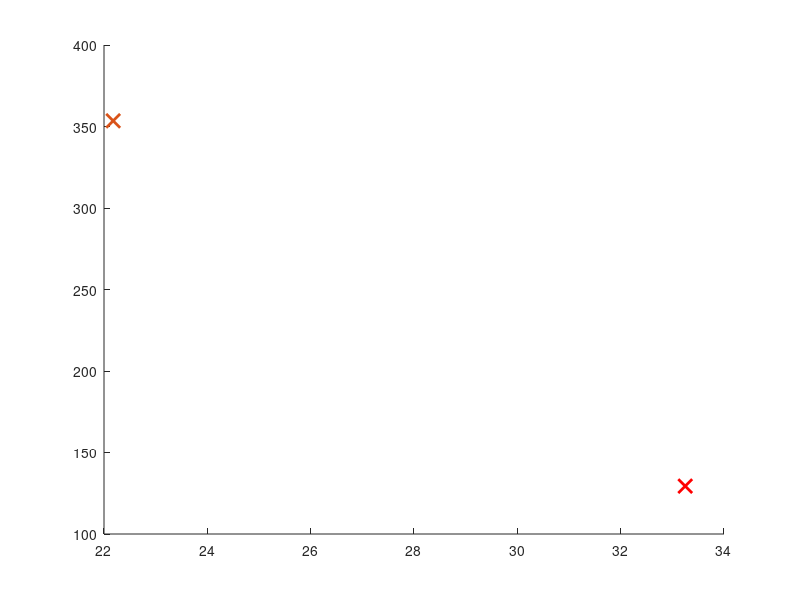

The MATLAB script that drew this image: (Note: this script raises an error after producing the figure.)
clc
clear
close all

% Weight & Balance Estimation for Transport Aircraft

% Variable Definitions:
mac=7.4;
A = 8.77; %- Wing aspect ratio (unitless)
Ah = 5.8; %- Horizontal tailplane aspect ratio (unitless)
Av = 2*1.6; %- Vertical tailplane aspect ratio (unitless)
Afc = 3887.9244; %- Cargo hold floor area (ft^2), set to 0 initially, replace with actual value
Bw = 213.2; %- Wing span (ft), set to 0 initially, replace with actual value
Bh = 51; % - Horizontal tailplane span (ft)
D = 20.8; %- Maximum fuselage diameter (ft), set to 0 initially, replace with actual value
Fw = 14.7638; %- Fuselage width at horizontal tail intersection (ft), set to 0, replace as needed
HtHv = 0; % - Location of horizontal tailplane on vertical tail (0 for fuselage-mounted, 1 for T-tail)
Kbuf = 5.68; %- Factor for range; 1.02 for short ranges, 5.68 for very long ranges
Kdoor = 1; %- Door factor, 1.0 if no cargo door, 1.06 for one side cargo door, 1.12 for aft clamshell
Klav = 1.11; %- Lavatory factor, 1.11 for long range, 0.31 for short range, 3.9 for business jets
KLg = 1.12; % - Landing gear factor, 1.12 if fuselage mounted, 1.0 otherwise
Kmp = 1; %- Kneeling main gear factor, 1.126 for kneeling gear, 1.0 otherwise
Kng = 1.017; %- Nacelle factor, 1.017 for pylon mounted nacelle, 1.0 otherwise
Knp = 1; %- Nose gear factor, 1.15 for kneeling nose gear, 1.0 otherwise
Kr = 1; %      - Engine factor, 1.133 for reciprocating engines, 1.0 otherwise
Ktp = 1; %- Turboprop factor, 0.793 for turboprop, 1.0 otherwise
Kuht = 1; %- Factor for all-moving tail, 1.143 for all-moving, 1.0 otherwise
L = 246.063; %- Fuselage structural length (ft), to be assigned
La = 404; %       - Electrical routing distance; generators to avionics to cockpit (ft)
Lec = 266; %        - Engine controls routing distance; engine to cockpit - total if multi-engine (ft)
Lf = 264.4357; %- Total fuselage length (ft)
Lht = 106.6; %    - Length from wing aerodynamic center to horizontal tail aerodynamic center (ft)
Lm = 160; %         - Main landing gear length (inches)
Ln = 120; %         - Nose landing gear length (inches)
Lvt = 103.6; %    - Length from wing aerodynamic center to vertical tail aerodynamic center (ft)
Ky = 0.238 * Lht; % - Aircraft pitching radius of gyration, approx. 0.3*Lht (ft)
Kz = Lvt; % - Aircraft yaw radius of gyration, approx. Lvt (ft)
Nc = 12; %       - Number of crew, typically set as required by the design
Nen = 4; %     - Number of engines
Nf = 5; %     - Number of control functions, typically 4-7
Ngear = 2.85; % - Gear load ratio, typically 2.7-3 for commercial aircraft
Ngen = 5; %    - Number of generators, typically equal to Nen
Nl = 1.5 * Ngear; %    - Ultimate landing gear load factor, typically 1.5*Ngear
NLt = 17.4; %- Nacelle length (ft)
Nm = 1; % - Number of mechanical functions performed by controls, usually 0-2
Nmss = 4; %       - Number of main gear shock struts
Nmw = 16; %     - Number of main wheels
Nnw = 2; %     - Number of nose wheels
Np = 516; % - Total number of persons onboard (crew + passengers)
Nseat = 516; %- Number of seats of given type
Nt = 5; % - Total number of fuel tanks
Nw = 6.9; % - Nacelle width (ft)
Nz = 1.5*2.5; %- Ultimate load factor, typically 1.5 * limit load factor
Rkva = 50; % - Electrical system rating, usually 40-60 kVA for transports
Scs = 540; %    - Total control surface area (ft^2)
Scsw = 530; %   - Area of wing-mounted control surfaces (ft^2)
Se = 100; %    - Elevator area (ft^2)
Sf = 37027; %- Fuselage wetted area (ft^2)
Sht = 1039.8; %     - Horizontal tailplane area (ft^2)
Sn = 650; %     - Nacelle wetted area (ft^2)
Sw = 5188.2; %- Reference wing area (ft^2)
Svt = 433.6; %      - Vertical tailplane area (ft^2)
tc_root = 0.14; %- Wing root thickness-to-chord ratio
tc_rootv = 0.12; %- Vertical tailplane root thickness-to-chord ratio
Vi = 59438.7; %- Integral fuel tank volume (gal)
Vp = 0; % - Self-sealing tank volume (gal)
Vpr = 150000; %     - Volume of pressurized sections (ft^3)
Vs = 231.6; %- Landing stall speed (ft/s)
Vt = Vi +Vp; %- Total volume of fuel tanks (gal)
WAPU = 500; %- Uninstalled APU weight (lb)
Wc = 0; % - Maximum cargo weight (lb)
Wdg = 779200; % - Design gross weight (lb)
Wen = 13552; %- Engine weight (lb)
Wenc = 19841.6; %- Weight of engine and contents (lb)
Wl = Wdg * 0.85; %- Landing design gross weight (lb)
Wseat = 13; %- Weight of single seat (lb)
Wuav = 1100; % - Uninstalled avionics weight, typically 800-1400 lb
lambda = 0.25; %- Wing taper ratio
Lambda = 0.464; %- Wing quarter chord sweep angle (radians)
Lambda_ht = 0.26; %- Horizontal tailplane quarter chord sweep (radians)
Lambda_vt = 0.26; %- Vertical tailplane quarter chord sweep (radians)
g = 32.18504;
Iy = Wdg * Ky ^ 2 / g; %- Pitching moment of inertia (lb*ft^2), approximated as Wo*Ky^2/g
Kws = 0.75 * ((1 + 2 * lambda) / (1 + lambda)) * Bw * tan(Lambda) / L; % - Wing sweep factor, calculated as 0.75 * [(1 + 2*lambda)/(1 + lambda)] * Bw * tan(Lambda) / L

% % Default values for unspecified variables (set to zero, modify as needed):
% A = 0; % Wing aspect ratio
% Ah = 0; % Horizontal tailplane aspect ratio
% Av = 0; % Vertical tailplane aspect ratio
% Bw = 0; % Wing span in ft
% D = 0; % Fuselage diameter in ft
% % ... Continue initializing all variables used in equations as above

% Begin Calculations
% 1. Aircraft Wing Weight
% Wdg = 0; % Design gross weight, replace with actual value
% Nz = 0; % Ultimate load factor, typically 1.5 * limit load factor
% Sw = 0; % Reference wing area, replace with actual value
% A = 0; % Aspect ratio of the wing
% lambda = 0; % Wing taper ratio
% Scsw = 0; % Area of wing-mounted control surfaces
% Lambda = 0; % Wing quarter chord sweep (radians)
% tc_root = 0; % Wing root thickness-to-chord ratio


% Equation for Wing Weight (Ww)
CGw = 35; % Wing CG location (m)
Zw = -1.83;
Ww = 1.05 * (0.78 * 0.0051 * (Wdg * Nz) ^ 0.557 * Sw ^ 0.649 * A ^ 0.5 * (1 + lambda) ^ 0.1 * ...
    Scsw ^ 0.1 )/ (cos(Lambda) * (tc_root) ^ 0.4); % Wing Weight
% Comment: Replace variables with actual values as needed.

% engine weight
CGeng = CGw - 0.7;
Zeng = -4.5;
W_engines = Nen * Wen;

% 2. Horizontal Tailplane Weight (Wht)
% Kuht = 1; % Factor for all-moving tail, typically 1.143 for all-moving, 1.0 otherwise
% Sht = 0; % Horizontal tailplane area in ft^2
% Ky = 0; % Aspect ratio of the horizontal tail
% Fw = 0; % Fuselage width at horizontal tail intersection
% Bh = 0; % Horizontal tailplane span in ft
% Lht = 0; % Length from wing aerodynamic center to horizontal tail aerodynamic center
% Lambda_ht = 0; % Horizontal tail quarter-chord sweep (radians)
CGht = 72.1;
Zht = 1.55;
Wht = 1.05 * 0.75 * 0.0379 * Kuht * Wdg ^ 0.639 * Nz ^ 0.1 * Sht ^ 0.75 * Ky ^ 0.704 * ...
    Ah ^ 0.166 * (1 + Se / Sht) ^ 0.1 / ((1 + Fw / Bh) ^ 0.25 * Lht * cos(Lambda_ht));
% Comment: Replace with actual values for Wht calculation.

% 3. Vertical Tailplane Weight (Wvt)
% HtHv = 0; % Location factor, 0.0 for fuselage mounted, 1.0 for T-tail
% Svt = 0; % Vertical tailplane area in ft^2
% Av = 0; % Vertical tailplane aspect ratio
% Lvt = 0; % Length from wing aerodynamic center to vertical tail aerodynamic center
% Lambda_vt = 0; % Vertical tail quarter-chord sweep (radians)
% tc_rootv = 0; % Vertical tail root thickness-to-chord ratio
CGvt = 71.1;
Zvt = 4.64;
Wvt = 1.05 * 0.75 * 0.0026 * (1 + HtHv) ^ 0.225 * Wdg ^ 0.556 * Nz ^ 0.536 * Svt ^ 0.5 * ...
    Kz ^ 0.875 * Av ^ 0.35 / (Lvt ^ 0.5 * cos(Lambda_vt) * (tc_rootv) ^ 0.5);
% Comment: Replace variables for accurate vertical tail weight estimation.

% Continue defining
% Continue defining remaining equations based on the document

% 4. Fuselage Weight (Wfus)
% Sf = 0; % Fuselage wetted area (ft^2)
% L_D = 0; % Lift-to-drag ratio, typically 10-20 for transport aircraft
CGfus = L * 0.435 / 3.281;
Zfus = 0;
Wfus = 1.05 * 0.85 * 0.3280 * Kdoor * KLg * (Wdg * Nz) ^ 0.5 * L ^ 0.25 * Sf ^ 0.302 * ...
    (1 + Kws) ^ 0.04 * (L/D) ^ 0.1;
% Comment: Replace variables with actual values for fuselage weight.

% 5. Main Landing Gear Weight (Wmlg)
% Lm = 0; % Main landing gear length (inches)
% Nmss = 0; % Number of main gear shock struts
% Nmw = 0; % Number of main wheels
% Vs = 0; % Landing stall speed (ft/s)
CGmlg = 43;
Zmlg = -6.33;
Wmlg = 1.05 * 0.88 * 0.0106 * Kmp * Wl ^ 0.888 * Nl ^ 0.25 * Lm ^ 0.4 *Nmw^0.321 * Vs ^ 0.1 / (Nmss ^ 0.5);
% Comment: Replace values for main landing gear weight.

% 6. Nose Landing Gear Weight (Wnlg)
% Ln = 0; % Nose landing gear length (inches)
% Nnw = 0; % Number of nose wheels
CGnlg = 7;
Znlg = -6.33;
Wnlg = 1.05 * 0.88 * 0.032 * Knp * Wl ^ 0.646 * Nl ^ 0.2 * Ln ^ 0.5 * Nnw ^ 0.45;
% Comment: Replace variables with actual values for nose landing gear weight.

% 7. Nacelle Weight (Winl)
% NLt = 0; % Nacelle length (ft)
% Nw = 0; % Nacelle width (ft)
% Wenc = 0; % Weight of engine and contents (lb)
% Sn = 0; % Nacelle wetted area (ft^2)
CGinl = CGw - 1.4;
Zinl = Zeng;
Winl = 1.05 * 0.85 * 0.6724 * Kng * NLt ^ 0.1 * Nw ^ 0.294 * Nz ^ 0.119 * Wenc ^ 0.611 *Nen^0.984* Sn ^ 0.224;
% Comment: Replace values for nacelle weight.

% 8. Engine Controls Weight (Wec)
% Lec = 0; % Engine control routing distance (ft)
CGec = CGeng;
Zec = Zeng;
Wec = 5 * Nen + 0.8 * Lec;
% Comment: Weight of engine controls; set Nen and Lec as needed.

% 9. Engine Starter Weight (Wes)
% Wen = 0; % Engine weight (lb)
CGes = CGeng;
Zes = Zeng;
Wes = 49.19 * (Nen * Wen / 1000) ^ 0.541;
% Comment: Engine starter weight; specify engine weight and number of engines.

% 10. Fuel System Weight (Wfs)
% Vt = 0; % Total volume of fuel tanks (gal)
% Nt = 0; % Number of fuel tanks
% Vp = 0; % Self-sealing tank volume (gal)
% Vi = 0; % Integral fuel tank volume (gal)
CGfs = CGeng + 0.1;
Zfs = -2.01;
Wfs = 2.405 * Vt ^ 0.606 * Nt ^ 0.5 * (1 + Vp / Vt) / (1 + Vi / Vt);
% Comment: Fuel system weight; define fuel volumes and tank counts.

% 11. Flight Controls Weight (Wfc)
% Scs = 0; % Total control surface area (ft^2)
% Iy = 0; % Pitching moment of inertia (lb*ft^2), usually ≈ Wdg * Ky^2 / g
% Nm = 0; % Number of mechanical functions performed by controls
CGfc = 50;
Zfc = -1;
Wfc = 145.9 * Nf ^ 0.554 * Scs ^ 0.2 * (Iy * 1e-6) ^ 0.07 / (1 + Nm / Nf);
% Comment: Flight controls weight; specify control surface area and inertia.

% 12. Installed APU Weight (WAPUinst)
% WAPU = 0; % Uninstalled APU weight (lb)
CGapu = 75;
Zapu = 1.34;
WAPUinst = 2.2 * WAPU;
% Comment: Installed APU weight; specify WAPU.

% 13. Instruments Weight (Winstr)
% Kr = 1; % Engine type factor, 1.133 for reciprocating engines, 1.0 otherwise
% Ktp = 1; % Turboprop factor, 0.793 for turboprop, 1.0 otherwise
CGinstr = 4;
Zinstr = 0;
Winstr = 4.509 * Kr * Ktp * Nc ^ 0.541 * Nen * (Lf + Bw) ^ 0.5;
% Comment: Instrument weight; define factors, number of crew, and dimensions.

% 14. Hydraulic System Weight (Whydr)
CGhydr = 50;
Zhydr = -1;
Whydr = 0.2673 * Nf * (Lf + Bw) ^ 0.937;
% Comment: Hydraulic system weight; replace Nf, Lf, Bw as needed.

% 15. Electrical System Weight (Wel)
% Rkva = 0; % System electrical rating (kVA)
CGel = 45;
Zel = -1;
Wel = 7.291 * Rkva ^ 0.782 * La ^ 0.346 * Ngen ^ 0.1;
% Comment: Electrical system weight; set electrical rating and routing distance.

% 16. Avionics Weight (Wav)
% Wuav = 0; % Uninstalled avionics weight, typically 800-1400 lb
CGav = 5;
Zav = 0;
Wav = 1.73 * Wuav ^ 0.983;
% Comment: Avionics weight; specify Wuav.

% 17. Furnishings Weight (Wfurn)
% Nseat = 0; % Number of seats
% Wseat = 0; % Weight of single seat, e.g., 60 lb for flight deck, 32 lb for passenger
% Klav = 0; % Lavatory factor
% Kbuf = 0; % Buffer factor for furnishings
CGfurn = CGfus;
Zfurn = 1;
Wfurn = 0.0577 * Nc ^ 0.1 * Wc ^ 0.393 * Sf ^ 0.75 + Nseat * Wseat + Klav * Np ^ 1.33 + Kbuf * Np ^ 1.12;
% Comment: Furnishings weight; define seating and comfort parameters.

% 18. Air-Conditioning Weight (Wac)
% Vpr = 0; % Volume of pressurized sections (ft^3)
CGac = CGfus;
Zac = 2.5;
Wac = 62.36 * Np ^ 0.25 * (Vpr * 1e-3) ^ 0.604 * Wuav ^ 0.1;
% Comment: Air-conditioning weight; specify volumes and number of persons.

% 19. Anti-Icing System Weight (Wai)
CGai = CGw - 1;
Zai = Zw;
Wai = 0.002 * Wdg;
% Comment: Anti-icing system weight; set Wdg.

% 20. Handling Gear Weight (Whg)
CGwhg = 0;
Whg_civilian = 0; % Civilian handling gear weight
% Afc = 0; % Cargo hold floor area (ft^2)
CGmil = 35;
Whg_military = 0; % Military handling gear weight

% add thrust reverser effects
W_engines = W_engines + 0.3 * Winl;

% Final output
% Display calculated weights for verification:
disp(['Wing Weight (Ww): ', num2str(Ww*0.453592)]);
disp(['Horizontal Tailplane Weight (Wht): ', num2str(Wht*0.453592)]);
disp(['Vertical Tailplane Weight (Wvt): ', num2str(Wvt*0.453592)]);
disp(['Fuselage Weight (Wfus): ', num2str(Wfus*0.453592)]);
disp(['Main Landing Gear Weight (Wmlg): ', num2str(Wmlg*0.453592)]);
disp(['Nose Landing Gear Weight (Wnlg): ', num2str(Wnlg*0.453592)]);
disp(['Nacelle Weight (Winl): ', num2str(Winl*0.453592)]);
disp(['Engine Controls Weight (Wec): ', num2str(Wec*0.453592)]);
disp(['Engine Starter Weight (Wes): ', num2str(Wes*0.453592)]);
disp(['Fuel System Weight (Wfs): ', num2str(Wfs*0.453592)]);
disp(['Flight Controls Weight (Wfc): ', num2str(Wfc*0.453592)]);
disp(['Installed APU Weight (WAPUinst): ', num2str(WAPUinst*0.453592)]);
disp(['Instruments Weight (Winstr): ', num2str(Winstr*0.453592)]);
disp(['Hydraulic System Weight (Whydr): ', num2str(Whydr*0.453592)]);
disp(['Electrical System Weight (Wel): ', num2str(Wel*0.453592)]);
disp(['Avionics Weight (Wav): ', num2str(Wav*0.453592)]);
disp(['Furnishings Weight (Wfurn): ', num2str(Wfurn*0.453592)]);
disp(['Air-Conditioning Weight (Wac): ', num2str(Wac*0.453592)]);
disp(['Anti-Icing System Weight (Wai): ', num2str(Wai*0.453592)]);
disp(['Civilian Handling Gear Weight (Whg_civilian): ', num2str(Whg_civilian*0.453592)]);
disp(['Military Handling Gear Weight (Whg_military): ', num2str(Whg_military*0.453592)]);
disp(['Engine Weight (W_engines): ', num2str(W_engines*0.453592)]);

% get total weight
Wtotal = Ww + Wht + Wvt + Wfus + Wmlg + Wnlg + Winl + Wec + Wes + Wfs + ...
    Wfc + WAPUinst + Winstr + Whydr + Wel + Wav + Wfurn + Wac + Wai + ...
    Whg_civilian + Whg_military + W_engines;

Wtotal_tons = Wtotal / 2204;
disp(Wtotal_tons)

disp(['Total Weight (empty): ', num2str(Wtotal_tons), ' tons']);

% get cg
CGtotal = (Ww * CGw + Wht * CGht + Wvt * CGvt + Wfus * CGfus + Wmlg * CGmlg + ...
    Wnlg * CGnlg + Winl * CGinl + Wec * CGec + Wes * CGes + Wfs * CGfs + ...
    Wfc * CGfc + WAPUinst * CGapu + Winstr * CGinstr + Whydr * CGhydr + ...
    Wel * CGel + Wav * CGav + Wfurn * CGfurn + Wac * CGac + Wai * CGai + ...
    Whg_civilian * CGwhg + Whg_military * CGmil + W_engines * CGeng) / Wtotal;

disp(['Total x_cg (empty): ', num2str(CGtotal), ' m']);

% get z center of gravity

ZCGtotal = (Ww * Zw + Wht * Zht + Wvt * Zvt + Wfus * Zfus + Wmlg * Zmlg + ...
    Wnlg * Znlg + Winl * Zinl + Wec * Zec + Wes * Zes + Wfs * Zfs + ...
    Wfc * Zfc + WAPUinst * Zapu + Winstr * Zinstr + Whydr * Zhydr + ...
    Wel * Zel + Wav * Zav + Wfurn * Zfurn + Wac * Zac + Wai * Zai) / Wtotal;

disp(['Total z_cg (empty): ', num2str(ZCGtotal), ' m']);

% add fuel, pax, luggage
Wfuel = 176; % tons
Wpax = 38.7; % tons
Wluggage = 9.42; % tons

Wtotal_full = Wtotal_tons + Wfuel + Wpax + Wluggage;
disp(['Total Weight (full): ', num2str(Wtotal_full), ' tons']);


% get cg
CGfuel = CGfs; % m
CGpax = CGfus; % m
CGluggage = CGfus; % m
Zfuel = Zfs;
Zpax = 0.5;
Zluggage = -0.5;


%==================== FUEL TANK DISTRIBUTION ==============================
CG_iwtank = CGw - 39.6 + 36.553; % inner wing tank xcg (m)
CG_ftank = CGw - 39.6 + 33.39 + 5; % fuselage tank xcg (m)
CG_owtank = CGw - 39.6 + 42.01; % outer wing tank xcg (m)
CG_trimtank = 73; % trim tank xcg (m)

W_iwtank = 55.5; % inner wing tank fuel mass (tons)
W_ftank = 44.2; % fuselage tank fuel mass (tons)
W_owtank = 76.4; % outer wing tank fuel mass (tons)
W_trimtank = 0; % trim tank fuel mass (tons)

CG_fore = (CG_iwtank * W_iwtank + CG_ftank * W_ftank) / (W_iwtank + W_ftank);
W_fore = (W_iwtank + W_ftank);

CGfuel = (CG_iwtank * W_iwtank + CG_ftank * W_ftank + CG_owtank *...
    W_owtank + CG_trimtank * W_trimtank) / (W_iwtank + W_ftank...
    + W_owtank + W_trimtank);

CG_fuelled_front = (Wtotal_tons * CGtotal + W_fore * CG_fore + Wpax...
    * CGpax + Wluggage * CGluggage) / (Wtotal_tons + W_fore + Wpax + Wluggage);

CG_fuelled_aft = (Wtotal_tons * CGtotal + W_owtank * CG_owtank + Wpax...
    * CGpax + Wluggage * CGluggage) / (Wtotal_tons + W_owtank + Wpax + Wluggage);

CGtotal_full = (Wtotal_tons * CGtotal + (Wfuel+W_trimtank) .* CGfuel + Wpax * CGpax...
    + Wluggage * CGluggage) ./ (Wtotal_full + W_trimtank);
disp(['Total CG (full): ', num2str(CGtotal_full), ' m']);

CGempty_trimtank = (Wtotal_tons * CGtotal + W_trimtank * CG_ftank)...
    / (Wtotal_tons + W_trimtank);

zCGtotal_full = (Wtotal_tons * ZCGtotal + Wfuel * Zfuel + Wpax * Zpax...
    + Wluggage * Zluggage) / (Wtotal_full + W_trimtank);
disp(['Total z_cg (full): ', num2str(zCGtotal_full), ' m']);

%plotting the CG envelope

%%cruise start
W_cruise_start= Wtotal_tons + 0.97*0.985*Wfuel + Wpax + Wluggage;
CG_cruise_start= (Wtotal_tons * CGtotal + 0.97*0.985*Wfuel * CGfuel + Wpax...
    * CGpax + Wluggage * CGluggage) / W_cruise_start;
disp(['Total CG (cruise start): ', num2str(CG_cruise_start), ' m']); %operational region

%%with passengers
W_owtank_remaining=  W_owtank - (Wfuel-( 0.97*0.985* Wfuel));
W_cruise_start_fore= Wtotal_tons + W_owtank_remaining + Wpax + Wluggage + W_trimtank + W_fore;
CG_cruise_start_fore= (Wtotal_tons * CGtotal + (W_owtank_remaining * CG_owtank) + W_iwtank * CG_iwtank +(W_ftank * CG_ftank) + Wpax * CGpax + Wluggage * CGluggage) / W_cruise_start_fore;
disp(['Total CG (cruise start fore): ', num2str(CG_cruise_start_fore), ' m']); %assuming asymmetric fuel burn

W_iwtank_remaining= W_iwtank - (Wfuel-(0.97*0.985* Wfuel));
W_cruise_start_aft = Wtotal_tons + Wpax + Wluggage + W_trimtank + W_iwtank_remaining + W_owtank + W_ftank;
CG_cruise_start_aft= (Wtotal_tons * CGtotal + W_iwtank_remaining*CG_iwtank + W_owtank * CG_owtank + W_ftank * CG_ftank + Wpax * CGpax + Wluggage * CGluggage) / W_cruise_start_aft;
disp(['Total CG (cruise start aft): ', num2str(CG_cruise_start_aft), ' m']); %assuming asymmetric fuel burn

%%without passengers
W_owtank_remaining=  W_owtank - (Wfuel-( 0.97*0.985* Wfuel));
W_cruise_start_fore_nopax= Wtotal_tons + W_owtank_remaining + W_trimtank + W_fore;
CG_cruise_start_fore_nopax= (Wtotal_tons * CGtotal + (W_owtank_remaining * CG_owtank) + W_iwtank * CG_iwtank +(W_ftank * CG_ftank) )/ W_cruise_start_fore_nopax;
disp(['Total CG (cruise start fore_nopax): ', num2str(CG_cruise_start_fore_nopax), ' m']); %assuming asymmetric fuel burn

W_iwtank_remaining= W_iwtank - (Wfuel-(0.97*0.985* Wfuel));
W_cruise_start_aft_nopax = Wtotal_tons + W_trimtank + W_iwtank_remaining + W_owtank + W_ftank;
CG_cruise_start_aft_nopax= (Wtotal_tons * CGtotal + W_iwtank_remaining*CG_iwtank + W_owtank * CG_owtank + W_ftank * CG_ftank) / W_cruise_start_aft_nopax;
disp(['Total CG (cruise start aft_nopax): ', num2str(CG_cruise_start_aft_nopax), ' m']); %assuming asymmetric fuel burn


%%End of cruise
W_cruise_end= Wtotal_tons + 0.97*0.985*0.6225*Wfuel + Wpax + Wluggage;
CG_cruise_end= (Wtotal_tons * CGtotal + 0.97*0.985*0.6225*Wfuel * CGfuel...
    + Wpax * CGpax + Wluggage * CGluggage) / W_cruise_end;
disp(['Total CG (cruise end): ', num2str(CG_cruise_end), ' m']);

%%with passengers
W_owtank_leftend= W_owtank - (Wfuel-(0.97*0.985*0.6225*Wfuel)); %all outerwing used up
W_cruise_end_fore= Wtotal_tons + W_owtank_leftend + Wpax + Wluggage+ W_trimtank +W_fore ;
CG_cruise_end_fore= (Wtotal_tons * CGtotal + W_owtank_leftend*CG_owtank + W_iwtank*CG_iwtank + W_ftank*CG_ftank + Wpax * CGpax + Wluggage * CGluggage) / W_cruise_end_fore;
disp(['Total CG (cruise end fore): ', num2str(CG_cruise_end_fore), ' m']);

W_iwtank_leftend= 0;
W_ftank_leftend = abs(W_iwtank - (Wfuel-(0.97*0.985*0.6225* Wfuel))) ;
W_cruise_end_aft = Wtotal_tons + Wpax + Wluggage + W_trimtank + W_iwtank_leftend + W_owtank + W_ftank_leftend;
CG_cruise_end_aft= (Wtotal_tons * CGtotal + W_iwtank_leftend*CG_iwtank + W_owtank * CG_owtank + W_ftank_leftend * CG_ftank + Wpax * CGpax + Wluggage * CGluggage) / W_cruise_end_aft;
disp(['Total CG (cruise end aft): ', num2str(CG_cruise_end_aft), ' m']); %assuming asymmetric fuel burn

%%without passengers
W_owtank_leftend_nopax= W_owtank - (Wfuel-(0.97*0.985*0.6225*Wfuel)); %all outerwing used up
W_cruise_end_fore_nopax= Wtotal_tons + W_owtank_leftend_nopax + W_trimtank +W_fore ;
CG_cruise_end_fore_nopax= (Wtotal_tons * CGtotal + W_owtank_leftend*CG_owtank + W_iwtank*CG_iwtank + W_ftank*CG_ftank) / W_cruise_end_fore_nopax;
disp(['Total CG (cruise end fore no pax): ', num2str(CG_cruise_end_fore_nopax), ' m']);

W_iwtank_leftend_nopax= 0;
W_ftank_leftend_nopax= abs(W_iwtank - (Wfuel-(0.97*0.985*0.6225* Wfuel))) ;
W_cruise_end_aft_nopax = Wtotal_tons + W_trimtank + W_iwtank_leftend_nopax + W_owtank + W_ftank_leftend_nopax;
CG_cruise_end_aft_nopax= (Wtotal_tons * CGtotal + W_iwtank_leftend_nopax*CG_iwtank + W_owtank * CG_owtank + W_ftank_leftend_nopax * CG_ftank) / W_cruise_end_aft_nopax;
disp(['Total CG (cruise end aft no pax): ', num2str(CG_cruise_end_aft_nopax), ' m']); %assuming asymmetric fuel burn

Wtotal_nofuel= Wtotal_tons + Wpax + Wluggage; 
disp(['Total Weight (no fuel): ', num2str(Wtotal_nofuel), ' tons']);
CGtotal_nofuel = (Wtotal_tons * CGtotal + Wpax * CGpax + Wluggage * CGluggage) / Wtotal_nofuel;
disp(['Total CG (no fuel): ', num2str(CGtotal_nofuel), ' m']);

%%LANDING 

W_landing = Wtotal_tons + (0.9700* 0.9850 *0.6225* 0.9900*0.9850* 0.9873*0.9844* 0.9900* 0.9950)*Wfuel + Wpax + Wluggage ;
CG_landing_design= (Wtotal_tons * CGtotal + 0.97*0.985*0.6225* 0.9900*0.9850* 0.9873*0.9844* 0.9900* 0.9950*Wfuel * CGfuel + Wpax...
    * CGpax + Wluggage * CGluggage) / W_landing;
disp(['CG landing: ', num2str(CG_landing_design), ' m']);

%%with passengers
W_owtank_remaining_landing=0;
W_iwtank_remaining_landing= abs(W_owtank - (Wfuel - (0.9700* 0.9850 *0.6225* 0.9900*0.9850* 0.9873*0.9844* 0.9900* 0.9950)*Wfuel)) ;
W_landing_fore= Wtotal_tons + W_owtank_remaining_landing + W_iwtank_remaining_landing + W_ftank + Wpax + Wluggage;
CG_landing_fore= (Wtotal_tons * CGtotal + W_owtank_remaining_landing*CG_owtank + W_iwtank_remaining_landing*CG_iwtank + W_ftank*CG_ftank + Wpax * CGpax + Wluggage * CGluggage) / W_landing_fore;
disp(['Total CG (landing fore): ', num2str(CG_landing_fore), ' m']);

W_iwtank_left_landing =0;
W_ftank_left_landing = abs(W_iwtank - (Wfuel - (0.9700* 0.9850 *0.6225* 0.9900*0.9850* 0.9873*0.9844* 0.9900* 0.9950)*Wfuel));
W_landing_aft= Wtotal_tons + W_owtank + W_iwtank_left_landing + W_ftank_left_landing + Wpax + Wluggage;
CG_landing_aft= (Wtotal_tons * CGtotal + W_owtank*CG_owtank + W_iwtank_left_landing*CG_iwtank + W_ftank_left_landing*CG_ftank + Wpax * CGpax + Wluggage * CGluggage) / W_landing_aft;
disp(['Total CG (landing aft): ', num2str(CG_landing_aft), ' m']);

%%without passengers
W_owtank_remaining_landing=0;
W_iwtank_remaining_landing= abs(W_owtank - (Wfuel - (0.9700* 0.9850 *0.6225* 0.9900*0.9850* 0.9873*0.9844* 0.9900* 0.9950)*Wfuel)) ;
W_landing_fore_nopax= Wtotal_tons + W_owtank_remaining_landing + W_iwtank_remaining_landing + W_ftank;
CG_landing_fore_nopax= (Wtotal_tons * CGtotal + W_owtank_remaining_landing*CG_owtank + W_iwtank_remaining_landing*CG_iwtank + W_ftank*CG_ftank) / W_landing_fore_nopax;
disp(['Total CG (landing fore no pax): ', num2str(CG_landing_fore_nopax), ' m']);

W_iwtank_left_landing =0;
W_ftank_left_landing = abs(W_iwtank - (Wfuel - (0.9700* 0.9850 *0.6225* 0.9900*0.9850* 0.9873*0.9844* 0.9900* 0.9950)*Wfuel));
W_landing_aft_nopax= Wtotal_tons + W_owtank + W_iwtank_left_landing + W_ftank_left_landing;
CG_landing_aft_nopax= (Wtotal_tons * CGtotal + W_owtank*CG_owtank + W_iwtank_left_landing*CG_iwtank + W_ftank_left_landing*CG_ftank) / W_landing_aft_nopax;
disp(['Total CG (landing aft no pax): ', num2str(CG_landing_aft_nopax), ' m']);

W_fuel_nopass= Wtotal_tons + Wfuel + W_trimtank;
CG_fuel_nopass = (Wtotal_tons * CGtotal + (Wfuel + W_trimtank) * CGfuel) / W_fuel_nopass;

% figure
% plot(W_trimtank, abs(CGfuel-CGtotal_nofuel), LineWidth=2)
% xlabel('trim tank mass (Kg)')
% ylabel('difference between cg with no fuel and cg full')

LE_mac = CGw - (1/4)*mac
figure
% Set marker size
marker_size = 100;
line_width = 2;

% Plot scatter points with unique bright colors
cruise_end_cg =[((CG_cruise_end_aft_nopax-LE_mac)/mac)*100,((CG_cruise_end_fore_nopax-LE_mac)/mac)*100,((CG_cruise_end_fore-LE_mac)/mac)*100, ((CG_cruise_end_aft-LE_mac)/mac)*100, ((CG_cruise_end_aft_nopax-LE_mac)/mac)*100];
weights_cruise_end = [ W_cruise_end_aft_nopax,W_cruise_end_fore_nopax,W_cruise_end_fore,   W_cruise_end_aft,  W_cruise_end_aft_nopax];

cruise_start_cg = [((CG_cruise_start_aft_nopax-LE_mac)/mac)*100, ((CG_cruise_start_fore_nopax-LE_mac)/mac)*100, ((CG_cruise_start_fore-LE_mac)/mac)*100, ((CG_cruise_start_aft-LE_mac)/mac)*100, ((CG_cruise_start_aft_nopax-LE_mac)/mac)*100]; 
weights_cruise_start= [W_cruise_start_aft_nopax, W_cruise_start_fore_nopax,  W_cruise_start_fore, W_cruise_start_aft,W_cruise_start_aft_nopax ];

overall_envelope_cg =[((CGtotal-LE_mac)/mac)*100, ((CG_cruise_end_fore-LE_mac)/mac)*100, ((CGtotal_full-LE_mac)/mac)*100, ((CG_cruise_end_aft_nopax-LE_mac)/mac)*100, ((CGtotal-LE_mac)/mac)*100];
weight_overall_envelope = [Wtotal_tons, W_cruise_end_fore, Wtotal_full, W_cruise_end_aft_nopax, Wtotal_tons];

x_positions_landing = [
    ((CG_landing_fore - LE_mac) / mac) * 100,        % Forward CG with passengers
    ((CG_landing_aft - LE_mac) / mac) * 100,        % Aft CG with passengers
    ((CG_landing_aft_nopax - LE_mac) / mac) * 100,  % Aft CG without passengers
    ((CG_landing_fore_nopax - LE_mac) / mac) * 100, % Forward CG without passengers
    ((CG_landing_fore - LE_mac) / mac) * 100        % Close the quadrilateral
];

y_weights_landing = [
    W_landing_fore,         % Weight at forward CG with passengers
    W_landing_aft,          % Weight at aft CG with passengers
    W_landing_aft_nopax,    % Weight at aft CG without passengers
    W_landing_fore_nopax,   % Weight at forward CG without passengers
    W_landing_fore          % Close the quadrilateral
];

% Define consistent colors for the connecting lines
color_cruise_start = [0.2, 0.5, 0.8]; % Example color for cruise start line
color_cruise_end = [0.3, 0.7, 0.3];   % Example color for cruise end line
color_landing = [0.9, 0.4, 0.1];      % Example color for landing line

figure
% Empty weight
scatter(((CGtotal-LE_mac)/mac)*100, Wtotal_tons, marker_size, 'r', 'x', 'LineWidth', line_width); % Empty weight
hold on;

% Fuel, no passengers
% scatter(((CG_fuel_nopass-LE_mac)/mac)*100, W_fuel_nopass, marker_size, 'g', 'x', 'LineWidth', line_width); % Fuel, no passengers %takeoff, no pax

% Full CG (fuel and passengers)
scatter(((CGtotal_full-LE_mac)/mac)*100, Wtotal_full, marker_size, "black", 'x', 'LineWidth', line_width); % Full CG, takeoff with passengers

% Aft and front CG limits
xline(((CG_cruise_end_aft_nopax-LE_mac)/mac)*100, '--', 'Aftmost CG ','LabelHorizontalAlignment', 'left', LineWidth=1.5); % Aft CG limit
xline(((CG_cruise_end_fore-LE_mac)/mac)*100, '--', 'Foremost CG ', LineWidth=1.5); % Front CG limit

% Cruise Start Points (matching line color)
scatter(((CG_cruise_start-LE_mac)/mac)*100, W_cruise_start, marker_size, color_cruise_start, 'x', 'LineWidth', line_width); % Cruise start
% scatter(((CG_cruise_start_fore-LE_mac)/mac)*100, W_cruise_start_fore, marker_size, color_cruise_start, 'x', 'LineWidth', line_width); % Cruise start forward
% scatter(((CG_cruise_start_fore_nopax-LE_mac)/mac)*100, W_cruise_start_fore_nopax, marker_size, color_cruise_start, 'x', 'LineWidth', line_width); % Cruise start forward, no pax
% scatter(((CG_cruise_start_aft-LE_mac)/mac)*100, W_cruise_start_aft, marker_size, color_cruise_start, 'x', 'LineWidth', line_width); % Cruise start aft
% scatter(((CG_cruise_start_aft_nopax-LE_mac)/mac)*100, W_cruise_start_aft_nopax, marker_size, color_cruise_start, 'x', 'LineWidth', line_width); % Cruise start aft, no pax
% plot(cruise_start_cg, weights_cruise_start,'color',color_cruise_start); % Cruise start connecting line

% Cruise End Points (matching line color)
scatter(((CG_cruise_end-LE_mac)/mac)*100, W_cruise_end, marker_size, "blue", '^', 'LineWidth', line_width); % Cruise end
scatter(((CG_cruise_end_fore-LE_mac)/mac)*100, W_cruise_end_fore, marker_size, color_cruise_end, '^', 'LineWidth', line_width); % Cruise end forward
% scatter(((CG_cruise_end_fore_nopax-LE_mac)/mac)*100, W_cruise_end_fore_nopax, marker_size, color_cruise_end, '^', 'LineWidth', line_width); % Cruise end forward, no pax
% scatter(((CG_cruise_end_aft-LE_mac)/mac)*100, W_cruise_end_aft, marker_size, color_cruise_end, '^', 'LineWidth', line_width); % Cruise end aft
scatter(((CG_cruise_end_aft_nopax-LE_mac)/mac)*100, W_cruise_end_aft_nopax, marker_size, "black", '^', 'LineWidth', line_width); % Cruise end aft, no pax
% plot(cruise_end_cg, weights_cruise_end, 'color',color_cruise_end'); % Cruise end connecting line

% Landing Points (matching line color)
% scatter(((CG_landing_fore - LE_mac) / mac) * 100, W_landing_fore, marker_size, color_landing, 's', 'LineWidth', line_width); % Landing fore with passengers
% scatter(((CG_landing_aft - LE_mac) / mac) * 100, W_landing_aft, marker_size, color_landing, 's', 'LineWidth', line_width); % Landing aft with passengers
% scatter(((CG_landing_fore_nopax - LE_mac) / mac) * 100, W_landing_fore_nopax, marker_size, color_landing, 's', 'LineWidth', line_width); % Landing fore without passengers
% scatter(((CG_landing_aft_nopax - LE_mac) / mac) * 100, W_landing_aft_nopax, marker_size, color_landing, 's', 'LineWidth', line_width); % Landing aft without passengers
scatter(((CG_landing_design - LE_mac) / mac) * 100, W_landing, marker_size, color_landing, 's', 'LineWidth', line_width);
% plot(x_positions_landing, y_weights_landing, 'color',color_landing'); % Landing connecting line

fill(overall_envelope_cg, weight_overall_envelope, 'cyan', 'FaceAlpha','0.1')

% Add weight lines
yline(Wtotal_full + W_trimtank, '--k', 'MTOW', 'LabelHorizontalAlignment','center', LineWidth=1.5); % Maximum takeoff weight
yline(Wtotal_tons, '--k', 'Empty Weight','LabelHorizontalAlignment','center', LineWidth=1.5); % Empty weight

xline(((CGtotal_full-LE_mac)/mac)*100, '--m', 'Operational condtions',LineWidth=1.5)

% Add legend
legend({
    'Empty weight', ...
    'Full CG (Fuel and Pax)', ...
    'Aftmost CG', ...
    'Foremost CG', ...
    'Cruise Start', ...
    'Cruise End', ...
    'Cruise End Forward', ...
    'Cruise End Aft (No Pax)', ...
    'Landing', 'CG envelope'...
    'MTOW (Max Takeoff Weight)', ...
    'Empty Weight', ...
    'Operational conditions'}, ...
    'Location', 'bestoutside');
grid on
ylabel('Mass (tonnes)')
xlabel('CG position (% MAC)')

% figure
% % scatter(((CGtotal-LE_mac)/mac)*100, Wtotal_tons,'cyan') %empty weight
% hold on
% scatter(CG_cruise_end, W_cruise_end, 'blue')
% scatter(CGtotal_nofuel, Wtotal_nofuel, 'red')
% scatter(CGtotal_full, Wtotal_full, 'magenta')
% legend("Cruise Start", "Cruise End", "0% Fuel", "100% Fuel")


% get Iyy using sum(Iyy) = sum(m * (x - x_cg)^2)
Iyy = Ww * (CGw - CGtotal)^2 + Wht * (CGht - CGtotal)^2 + Wvt * (CGvt - CGtotal)^2 + ...
    Wfus * (CGfus - CGtotal)^2 + Wmlg * (CGmlg - CGtotal)^2 + Wnlg * (CGnlg - CGtotal)^2 + ...
    Winl * (CGinl - CGtotal)^2 + Wec * (CGec - CGtotal)^2 + Wes * (CGes - CGtotal)^2 + ...
    Wfs * (CGfs - CGtotal)^2 + Wfc * (CGfc - CGtotal)^2 + WAPUinst * (CGapu - CGtotal)^2 + ...
    Winstr * (CGinstr - CGtotal)^2 + Whydr * (CGhydr - CGtotal)^2 + Wel * (CGel - CGtotal)^2 + ...
    Wav * (CGav - CGtotal)^2 + Wfurn * (CGfurn - CGtotal)^2 + Wac * (CGac - CGtotal)^2 + ...
    Wai * (CGai - CGtotal)^2 + Whg_civilian * (CGwhg - CGtotal)^2 + Whg_military * (CGmil - CGtotal)^2 + ...
    W_engines * (CGeng - CGtotal)^2 + Wfuel * (CGfuel - CGtotal_full)^2 + ...
    Wpax * (CGpax - CGtotal_full)^2 + Wluggage * (CGluggage - CGtotal_full)^2 + ...
    (1/(12 * 3.208^2)) * Wfus * (1.5 * D^2 + L^2);

% convert from lb*m^2 to kg*m^2
Iyy = Iyy * 0.453592;

disp(['Iyy: ', num2str(Iyy), ' kg*m^2']);

%get the data for the table

%%takeoff
%with passesngers

takeoff_fore = ((CGtotal_full-LE_mac)/mac)*100;
cruise_start_fore_pax = ((CG_cruise_start_fore-LE_mac)/mac)*100;
cruise_start_aft_pax= ((CG_cruise_start_aft-LE_mac)/mac)*100;
cruise_end_fore_pax = ((CG_cruise_end_fore-LE_mac)/mac)*100;
cruise_end_aft_pax = ((CG_cruise_end_aft-LE_mac)/mac)*100;
landing_fore = ((CG_landing_fore-LE_mac)/mac)*100;
landing_aft= ((CG_landing_aft-LE_mac)/mac)*100;

%without passengers

takeoff_fore_nopax = ((CG_fuel_nopass-LE_mac)/mac)*100;
cruise_start_fore_nopax = ((CG_cruise_start_fore_nopax-LE_mac)/mac)*100;
cruise_start_aft_nopax= ((CG_cruise_start_aft_nopax-LE_mac)/mac)*100;
cruise_end_fore_nopax = ((CG_cruise_end_fore_nopax-LE_mac)/mac)*100;
cruise_end_aft_nopax = ((CG_cruise_end_aft_nopax-LE_mac)/mac)*100;
landing_fore_nopax = ((CG_landing_fore_nopax-LE_mac)/mac)*100;
landing_aft_nopax= ((CG_landing_aft_nopax-LE_mac)/mac)*100;

%% 
% % Constants and aircraft configuration
% empty_weight_CG = CGtotal; % CG position of the empty aircraft (meters)
% empty_weight = Wtotal_tons; % Empty operating weight of the aircraft (tons)
% 
% % Fuel tank properties
% tank_data = {
%     % Tank Name      Position_CG (m)   Max_Fuel_Weight (tons)
%     'Owtank     ',   CG_owtank,        W_owtank; 
%     'Innerwing',   CG_iwtank,            W_iwtank; 
%     'Center Tank',   CG_ftank,             W_ftank ; 
% };
% 
% % Extract data for calculations
% tank_positions = cell2mat(tank_data(:, 2)); % Tank CG positions
% tank_capacities = cell2mat(tank_data(:, 3)); % Tank max fuel weights
% total_fuel_capacity = sum(tank_capacities)*0.97*0.985; % Total fuel capacity
% 
% % Initialize outputs for foremost and aftmost CG calculations
% foremost_CG = []; % Forward CG limit
% aftmost_CG = []; % Aft CG limit
% 
% % Loop through symmetric fuel burn scenarios
% fuel_burn_percentages = linspace(0, 1, 50); % From full fuel (0%) to empty (100%)
% for i = 1:length(fuel_burn_percentages)
%     fuel_fraction = 1 - fuel_burn_percentages(i); % Remaining fuel fraction
% 
%     % Symmetric fuel burn: Reduce fuel evenly across all tanks
%     fuel_weights = fuel_fraction * tank_capacities;
% 
%     % Calculate total weight and CG
%     total_weight = empty_weight + sum(fuel_weights); % Aircraft weight (tons)
%     weighted_CG = (empty_weight_CG * empty_weight + sum(fuel_weights .* tank_positions)) / total_weight; % CG position (meters)
% 
%     % Append CG for current fuel distribution
%     foremost_CG = [foremost_CG, weighted_CG]; % Foremost CG progression
%     aftmost_CG = [aftmost_CG, weighted_CG]; % Aftmost CG progression
% end
% 
% % Find extreme CG positions
% foremost_CG_position = min(foremost_CG); % Foremost CG (smallest CG value)
% aftmost_CG_position = max(aftmost_CG); % Aftmost CG (largest CG value)
% 
% % Convert CG positions to % MAC
% foremost_CG_percent_MAC = ((foremost_CG_position - LE_mac) / mac) * 100;
% aftmost_CG_percent_MAC = ((aftmost_CG_position - LE_mac) /mac) * 100;
% 
% % Display results
% disp(['Foremost CG: ', num2str(foremost_CG_percent_MAC), '% MAC']);
% disp(['Aftmost CG: ', num2str(aftmost_CG_percent_MAC), '% MAC']);
% 
% % Plot CG variation over fuel burn
% figure;
% plot(fuel_burn_percentages * 100, ((foremost_CG - LE_mac) / mac) * 100, 'b', 'LineWidth', 2);
% hold on;
% plot(fuel_burn_percentages * 100, ((aftmost_CG - LE_mac) / mac) * 100, 'r', 'LineWidth', 2);
% xlabel('Fuel Burn Percentage (%)');
% ylabel('CG Position (% MAC)');
% title('CG Position vs. Fuel Burn');
% legend('Foremost CG', 'Aftmost CG');
% grid on;
% hold off;
% 
% 
